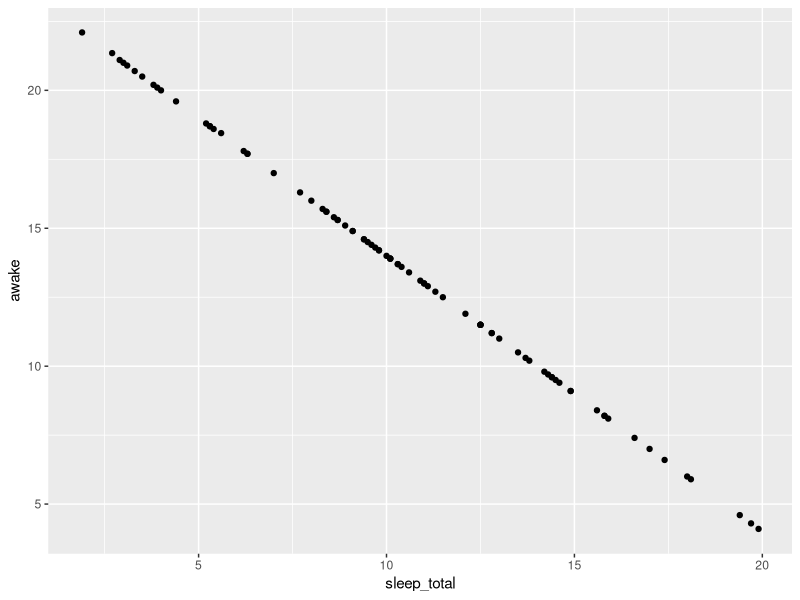
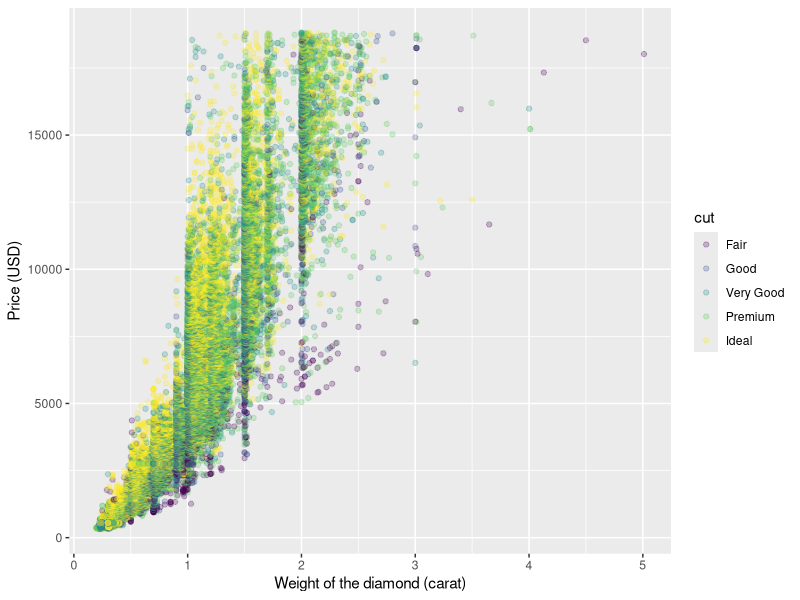
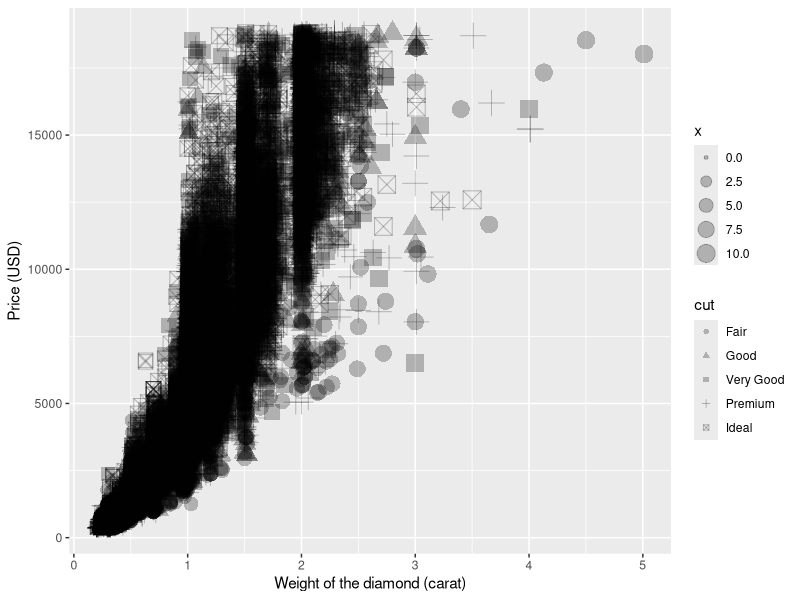
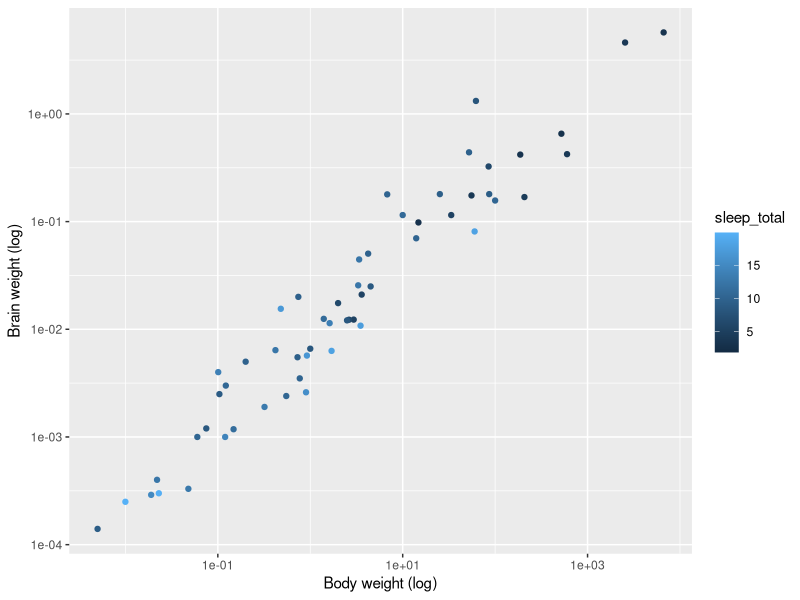
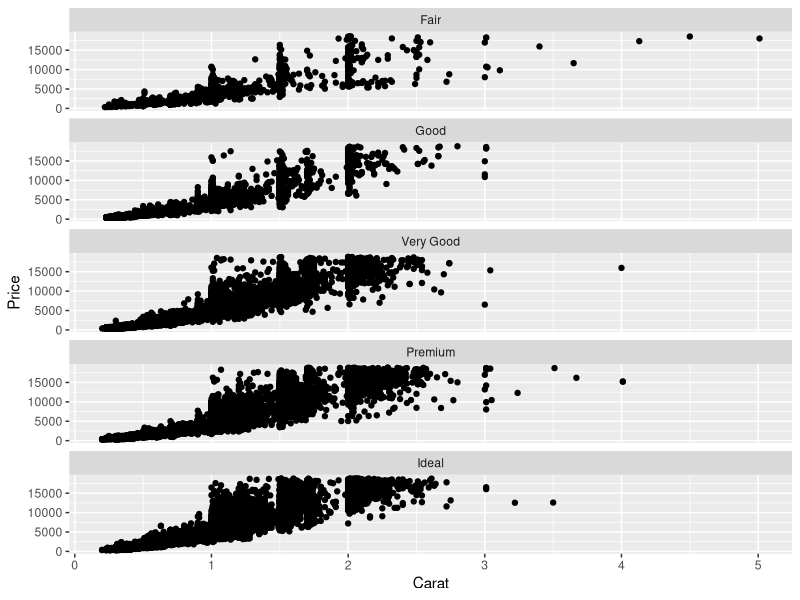

The R script that drew these images, in order:
# exercise 2.11
library(ggplot2)
ggplot(msleep, aes(x = sleep_total, y = awake)) + geom_point()

# exercise 2.12
ggplot(diamonds, aes(x = carat, y = price, colour = cut)) + 
  geom_point(alpha = 0.25) + 
  xlab("Weight of the diamond (carat)") + 
  ylab("Price (USD)")

# exercise 2.13
ggplot(diamonds, aes(x = carat, y = price, shape = cut, size = x)) + 
  geom_point(alpha = 0.25) + 
  xlab("Weight of the diamond (carat)") + 
  ylab("Price (USD)")

# exercise 2.14
ggplot(msleep, aes(bodywt, brainwt, colour = sleep_total)) + 
  geom_point() +
  xlab("Body weight (log)") +
  ylab("Brain weight (log)") +
  scale_x_log10() +
  scale_y_log10()

# exercise 2.15
ggplot(diamonds, aes(carat, price)) + 
  geom_point() +
  xlab("Carat") +
  ylab("Price") +
  facet_wrap(~ cut, nrow = 5)